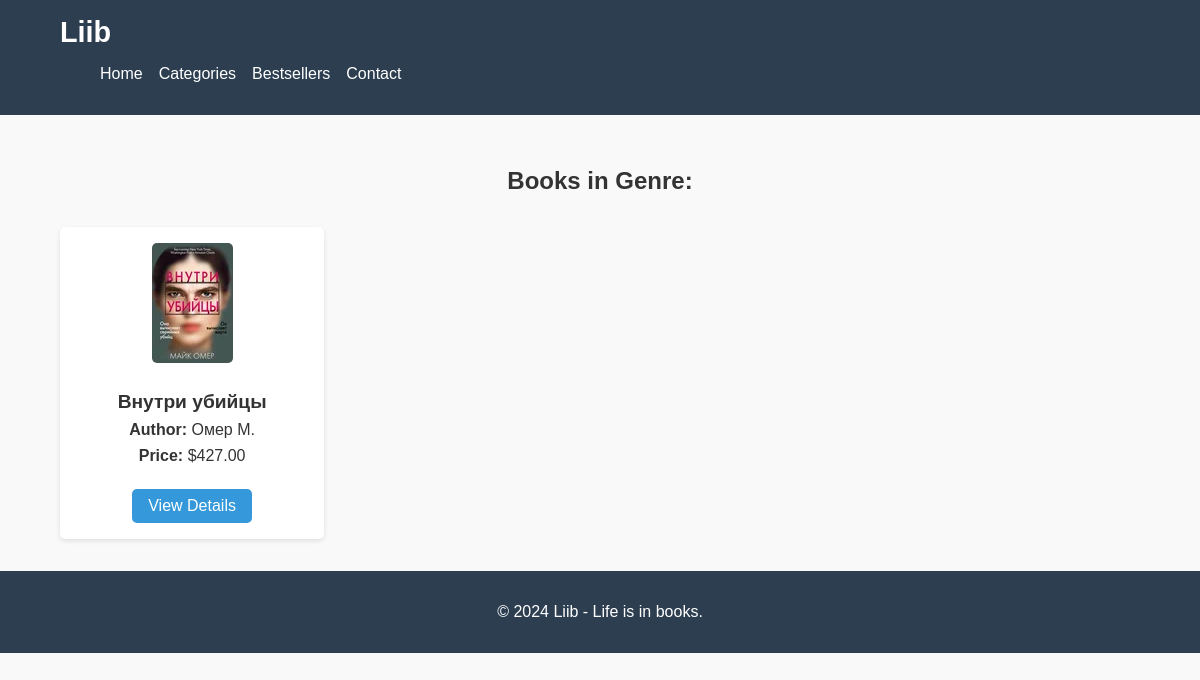
/genre/det/, run on the app's committed database.
### books/models.py (models this page shows, shortened)
class Book(models.Model):
    title = models.CharField(max_length=100)
    author = models.CharField(max_length=100)
    published_date = models.DateField()
    photo = models.ImageField(upload_to='images/')
    description = models.TextField(null=True, blank=True)
    price = models.DecimalField(max_digits=8, decimal_places=2, null=True)
    genre = models.ForeignKey(Genre, on_delete=models.SET_NULL, null=True, related_name='books')

### books/views.py (the view)
# urls.py: path('genre/<str:genre_code>/', genrepage_view, name='genre'),
def genrepage_view(request, genre_code):
    books = Book.objects.filter(genre__code=genre_code)
    return render(request, 'genrepage.html',{'books': books})

### templates/genrepage.html (shortened to what this page needs)
<!DOCTYPE html>
{% load static %}
<html lang="en">
<head>
    <link rel="stylesheet" href="{% static 'css/genrepage.css' %}">
</head>
<body>
    <header>
        <div class="container">
            <h1 class="logo">Liib</h1>
            <nav>
                <ul class="nav-links">
                    <li><a href="/home/">Home</a></li>
                    <li><a href="/categories/">Categories</a></li>
                    <li><a href="/bestsellers/">Bestsellers</a></li>
                    <li><a href="/contact/">Contact</a></li>
                </ul>
            </nav>
        </div>
    </header>
    <main>
        <section class="books-by-genre">
            <div class="container">
                <h1>Books in Genre: {{ genre_name }}</h1>
                <div class="book-grid">
                    {% for book in books %}
                    <div class="book-item">
                        <img src="{{ book.photo.url }}" alt="{{ book.title }}">
                        <h3>{{ book.title }}</h3>
                        <p><strong>Author:</strong> {{ book.author }}</p>
                        <p><strong>Price:</strong> ${{ book.price }}</p>
                        <a href="/book/{{ book.id }}/" class="btn">View Details</a>
                    </div>
                    {% empty %}
                    <p>No books found in this genre.</p>
                    {% endfor %}
                </div>
            </div>
        </section>
    </main>
    <footer>
        <div class="container">
            <p>&copy; 2024 Liib - Life is in books.</p>
        </div>
    </footer>
</body>
</html>

### static/css/genrepage.css (style rules this page uses)
body { font-family: Arial, sans-serif; margin: 0; padding: 0; color: #333; background-color: #f9f9f9; }
.container { width: 90%; max-width: 1200px; margin: 0 auto; }
header { background-color: #2c3e50; color: white; padding: 1rem 0; }
.logo { font-size: 1.8rem; margin: 0; }
.nav-links { list-style: none; display: flex; gap: 1rem; }
.nav-links a { color: white; text-decoration: none; }
.books-by-genre { padding: 2rem 0; }
.books-by-genre h1 { text-align: center; margin-bottom: 2rem; }
.book-grid { display: grid; grid-template-columns: repeat(4, 1fr); gap: 1rem; }
.book-item { width: 90%; background-color: white; border-radius: 5px; padding: 1rem; box-shadow: 0 2px 5px rgba(0, 0, 0, 0.1); text-align: center; }
.book-item img { max-width: 100%; border-radius: 5px; margin-bottom: 1rem; }
.book-item h3 { margin: 0.5rem 0; font-size: 1.2rem; }
.book-item p { margin: 0.5rem 0; }
.book-item .btn { display: inline-block; padding: 0.5rem 1rem; background-color: #3498db; color: white; text-decoration: none; border-radius: 5px; margin-top: 1rem; }
footer { background-color: #2c3e50; color: white; padding: 1rem 0; text-align: center; }

### data on the page
Book: photo (picture), title "Внутри убийцы", author "Омер М.", price "427.00"
